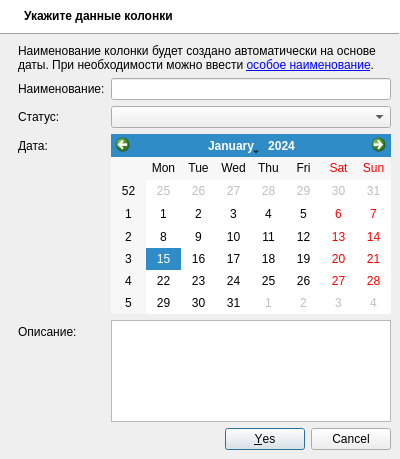
<?xml version="1.0" encoding="UTF-8"?>
<ui version="4.0">
 <class>ColumnDialog</class>
 <widget class="QDialog" name="ColumnDialog">
  <property name="geometry">
   <rect>
    <x>0</x>
    <y>0</y>
    <width>400</width>
    <height>459</height>
   </rect>
  </property>
  <property name="windowTitle">
   <string>Добавление новой колонки</string>
  </property>
  <layout class="QVBoxLayout" name="verticalLayout">
   <property name="spacing">
    <number>0</number>
   </property>
   <property name="leftMargin">
    <number>0</number>
   </property>
   <property name="topMargin">
    <number>0</number>
   </property>
   <property name="rightMargin">
    <number>0</number>
   </property>
   <property name="bottomMargin">
    <number>0</number>
   </property>
   <item>
    <widget class="QFrame" name="frameCaption">
     <layout class="QVBoxLayout" name="verticalLayout_3">
      <property name="spacing">
       <number>0</number>
      </property>
      <property name="leftMargin">
       <number>0</number>
      </property>
      <property name="topMargin">
       <number>0</number>
      </property>
      <property name="rightMargin">
       <number>0</number>
      </property>
      <property name="bottomMargin">
       <number>0</number>
      </property>
      <item>
       <widget class="QFrame" name="frame_3">
        <property name="styleSheet">
         <string notr="true">background: rgb(255, 255, 255);</string>
        </property>
        <layout class="QHBoxLayout" name="horizontalLayout">
         <item>
          <widget class="QLabel" name="labelCaption">
           <property name="font">
            <font>
             <pointsize>9</pointsize>
             <weight>75</weight>
             <bold>true</bold>
            </font>
           </property>
           <property name="text">
            <string>Укажите данные колонки</string>
           </property>
           <property name="indent">
            <number>15</number>
           </property>
          </widget>
         </item>
         <item>
          <widget class="QLabel" name="imageLogin">
           <property name="maximumSize">
            <size>
             <width>32</width>
             <height>32</height>
            </size>
           </property>
           <property name="text">
            <string/>
           </property>
           <property name="pixmap">
            <pixmap resource="journal2.qrc">:/images/images/column.png</pixmap>
           </property>
          </widget>
         </item>
        </layout>
       </widget>
      </item>
      <item>
       <widget class="QFrame" name="frame_5">
        <property name="frameShape">
         <enum>QFrame::HLine</enum>
        </property>
        <property name="frameShadow">
         <enum>QFrame::Raised</enum>
        </property>
       </widget>
      </item>
     </layout>
    </widget>
   </item>
   <item>
    <widget class="QFrame" name="frameContent">
     <property name="frameShape">
      <enum>QFrame::NoFrame</enum>
     </property>
     <property name="frameShadow">
      <enum>QFrame::Raised</enum>
     </property>
     <layout class="QVBoxLayout" name="verticalLayout_4">
      <item>
       <widget class="QFrame" name="frame">
        <property name="frameShape">
         <enum>QFrame::NoFrame</enum>
        </property>
        <property name="frameShadow">
         <enum>QFrame::Raised</enum>
        </property>
        <layout class="QVBoxLayout" name="verticalLayout_2">
         <property name="spacing">
          <number>6</number>
         </property>
         <property name="topMargin">
          <number>0</number>
         </property>
         <property name="rightMargin">
          <number>0</number>
         </property>
         <property name="bottomMargin">
          <number>0</number>
         </property>
         <item>
          <widget class="QLabel" name="labelNameAuto">
           <property name="text">
            <string>&lt;html&gt;Наименование колонки будет создано автоматически на основе даты. При необходимости можно ввести &lt;a href=\&quot;back\&quot;&gt;особое наименование&lt;/a&gt;.&lt;/html&gt;
</string>
           </property>
           <property name="wordWrap">
            <bool>true</bool>
           </property>
          </widget>
         </item>
        </layout>
       </widget>
      </item>
      <item>
       <widget class="QFrame" name="frame_2">
        <property name="frameShape">
         <enum>QFrame::NoFrame</enum>
        </property>
        <property name="frameShadow">
         <enum>QFrame::Raised</enum>
        </property>
        <layout class="QFormLayout" name="formLayout">
         <property name="fieldGrowthPolicy">
          <enum>QFormLayout::AllNonFixedFieldsGrow</enum>
         </property>
         <property name="topMargin">
          <number>0</number>
         </property>
         <property name="rightMargin">
          <number>0</number>
         </property>
         <property name="bottomMargin">
          <number>0</number>
         </property>
         <item row="1" column="0">
          <widget class="QLabel" name="labelName">
           <property name="text">
            <string>Наименование:</string>
           </property>
          </widget>
         </item>
         <item row="1" column="1">
          <widget class="QLineEdit" name="lineEditName"/>
         </item>
         <item row="3" column="0">
          <widget class="QLabel" name="labelDate">
           <property name="text">
            <string>Дата:</string>
           </property>
          </widget>
         </item>
         <item row="7" column="0">
          <widget class="QLabel" name="labelDescription">
           <property name="text">
            <string>Описание:</string>
           </property>
          </widget>
         </item>
         <item row="7" column="1">
          <widget class="QPlainTextEdit" name="plainTextEditDescription">
           <property name="tabChangesFocus">
            <bool>true</bool>
           </property>
          </widget>
         </item>
         <item row="3" column="1">
          <widget class="QCalendarWidget" name="calendarWidget">
           <property name="minimumSize">
            <size>
             <width>0</width>
             <height>180</height>
            </size>
           </property>
          </widget>
         </item>
         <item row="2" column="0">
          <widget class="QLabel" name="labelStatus">
           <property name="text">
            <string>Статус:</string>
           </property>
          </widget>
         </item>
         <item row="2" column="1">
          <widget class="QComboBox" name="comboBoxColumnType"/>
         </item>
        </layout>
       </widget>
      </item>
      <item>
       <widget class="QDialogButtonBox" name="buttonBox">
        <property name="orientation">
         <enum>Qt::Horizontal</enum>
        </property>
        <property name="standardButtons">
         <set>QDialogButtonBox::Cancel|QDialogButtonBox::Yes</set>
        </property>
       </widget>
      </item>
     </layout>
    </widget>
   </item>
   <item>
    <spacer name="verticalSpacer">
     <property name="orientation">
      <enum>Qt::Vertical</enum>
     </property>
     <property name="sizeHint" stdset="0">
      <size>
       <width>92</width>
       <height>6</height>
      </size>
     </property>
    </spacer>
   </item>
  </layout>
 </widget>
 <tabstops>
  <tabstop>lineEditName</tabstop>
  <tabstop>comboBoxColumnType</tabstop>
  <tabstop>calendarWidget</tabstop>
  <tabstop>plainTextEditDescription</tabstop>
  <tabstop>buttonBox</tabstop>
 </tabstops>
 <resources>
  <include location="journal2.qrc"/>
 </resources>
 <connections/>
</ui>
